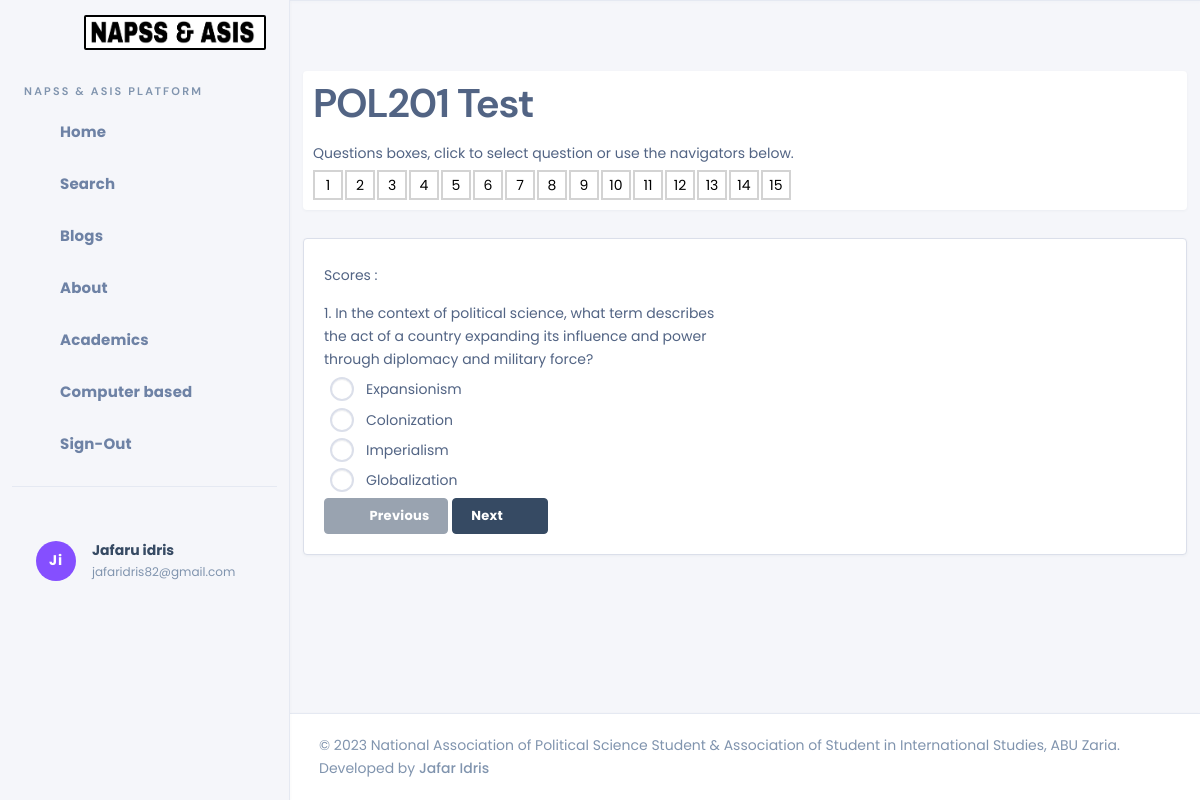
Page /computer-based-test/objectives/1 (signed in) on the committed database.
### cbt/models.py (models this page shows)
class CourseCBT(models.Model):
  course = models.OneToOneField('app.Course', on_delete=models.CASCADE, related_name='cbt_test')
  objectives = models.ManyToManyField('Question', blank=True)
  essays = models.ManyToManyField('EssayQuestion', blank=True)
  fill_the_blank = models.ManyToManyField('FillInTheBlanksQuestion', blank=True)
  true_false = models.ManyToManyField('TrueFalseQuestion', blank=True)

class Question(models.Model):
    question = models.TextField()
    options = models.ManyToManyField("Option", blank=True)
    @property
    def correct_answer(self):
        for o in self.options.all():
            if o.is_correct:
                return o

class Option(models.Model):
    value = models.CharField(max_length=500)
    is_correct = models.BooleanField(default=False)

### app/models.py (models this page shows, shortened)
class Course(models.Model):
    code = models.CharField(max_length=8)
    title = models.CharField(max_length=50)
    info = models.TextField()
    outline = models.FileField(upload_to="courses/outlines/", null=True, blank=True)
    department = models.ForeignKey("Department", on_delete=models.CASCADE)
    level = models.IntegerField(default=100)

### cbt/views.py (the view)
# urls.py: path("objectives/<int:id>", views.cbt_test, name="cbt_test"),
def cbt_test(request, id=None):
    t = int(request.GET.get("t", 15))
    course = CourseCBT.objects.get(id=id)
    questions= course.objectives.order_by("?").all()
    return render(request, "cbt/cbt_test.html", {"course": course, "qs": questions[:t]})

### core/contexts.py (called while the page is built)
def project_info(request):
  return INFO

### templates/cbt/cbt_test.html (shortened to what this page needs)
{% extends "base.html" %}
{% load static %}
{% block content %}
<section class="card">
    <h2 class="card-title">{{course.course.code|upper}} Test</h2>
    <p>Questions boxes, click to select question or use the navigators below.</p>
    <div questions style="display:flex;gap:2px;flex-wrap:wrap"></div>
</section>
<section class="card border">
      <div class="form-div">
        <form>
        <p>Scores : </p>
        {% for q in qs %}
        <div style="flex-direction:column;display:none" question id="{{forloop.counter}}">
            <p>{{forloop.counter}}. {{q.question}}</p>
            <ol type="A">
            {% for o in q.options.all %}
            <li class="m-1">
            <div class="custom-control custom-radio">
              <label class="custom-control-label" for="customRadio{{o.id}}">{{o.value}}</label>
            </div>
            </li>
            {% endfor %}
            </ol>
            <div>
               <button type="button" class="btn btn-secondary" prev {% if forloop.counter == 1 %}disabled{% endif %}><em class="icon ni ni-chevron-left"></em><span>Previous</span></button>
               <button type="button" class="btn btn-secondary" next  {% if qs.last == q %} disabled{% endif %}><span>Next</span><em class="icon ni ni-chevron-right"></em></button>
            </div>
        </div>
        {% endfor %}
    </form>
    </div>
</section>
{% endblock content %}

### templates/sidebar.html (shortened to what this page needs)
 {% load static %}
            <div class="nk-sidebar nk-sidebar-fixed" data-content="sidebarMenu">
                <div class="nk-sidebar-element nk-sidebar-head">
                    <div class="nk-menu-trigger">
                        <a href="#" class="nk-nav-compact nk-quick-nav-icon d-none d-xl-inline-flex" data-target="sidebarMenu"><em class="icon ni ni-menu"></em></a>
                    </div>
                    <div class="nk-sidebar-brand">
                        <a href="/" class="logo-link nk-sidebar-logo">
                            <img class="logo logo-img" src="{% static pr_small_logo %}" alt="logo">
                        </a>
                    </div>
                </div>
                <div class="nk-sidebar-element nk-sidebar-body">
                    <div class="nk-sidebar-content">
                        <div class="nk-sidebar-menu" data-simplebar>
                            <ul class="nk-menu">
                                <li class="nk-menu-heading">
                                    <h6 class="overline-title text-primary-alt">{{pr_short_name}} Platform</h6>
                                </li>
                                <li class="nk-menu-item">
                                    <a href="{% url 'app:index' %}" class="nk-menu-link">
                                        <span class="nk-menu-icon"><em class="icon ni ni-home"></em></span>
                                        <span class="nk-menu-text">Home</span>
                                    </a>
                                </li>
                                <li class="nk-menu-item">
                                    <a href="{% url 'app:search' %}" class="nk-menu-link">
                                        <span class="nk-menu-icon"><em class="icon ni ni-search"></em></span>
                                        <span class="nk-menu-text">Search</span>
                                    </a>
                                </li>
                                <li class="nk-menu-item">
                                    <a href="{% url 'blog:blogs' %}" class="nk-menu-link">
                                        <span class="nk-menu-icon"><em class="icon ni ni-property-alt"></em></span>
                                        <span class="nk-menu-text">Blogs</span>
                                    </a>
                                </li>
                                <li class="nk-menu-item">
                                    <a href="{% url 'app:about' %}" class="nk-menu-link">
                                        <span class="nk-menu-icon"><em class="icon ni ni-info-i"></em></span>
                                        <span class="nk-menu-text">About</span>
                                    </a>
                                </li>
                                <li class="nk-menu-item has-sub">
                                    <a href="#" class="nk-menu-link nk-menu-toggle">
                                        <span class="nk-menu-icon"><em class="icon ni ni-book"></em></span>
                                        <span class="nk-menu-text">Academics</span>
                                    </a>
                                </li>
                                <li class="nk-menu-item">
                                    <a href="{% url 'cbt:cbt' %}" class="nk-menu-link">
                                        <span class="nk-menu-icon"><em class="icon ni ni-monitor"></em></span>
                                        <span class="nk-menu-text">Computer based</span>
                                    </a>
                                </li>
                                <li class="nk-menu-item">
                                  {% if user.is_authenticated %}
                                    <a href="{% url 'auth:user_logout' %}" class="nk-menu-link">
                                        <span class="nk-menu-icon"><em class="icon ni ni-signout"></em></span>
                                        <span class="nk-menu-text">Sign-Out</span>
                                    </a>
                                  {% else %}
                                    <a href="{% url 'auth:user_login' %}" class="nk-menu-link">
                                        <span class="nk-menu-icon"><em class="icon ni ni-signin"></em></span>
                                        <span class="nk-menu-text">Sign-In</span>
                                    </a>
                                  {% endif %}
                                </li>
                                {% if user.is_authenticated %}
                                <li class="nk-menu-item">
                                <div class="divider mt-2"></div>
                                  <div class="card-inner">
                                    <div class="user-card">
                                <div class="user-avatar bg-primary">
                                  <span>{{user.first_name.0}}{{user.last_name.0}}</span>
                                </div>
                                <div class="user-info">
                                  <span class="lead-text">{{user.get_full_name}}</span>
                                  <span class="sub-text">{{user.email}}</span>
                                </div>
                                <div class="user-action">
                                  <div class="dropdown">
                                    <a class="btn btn-icon btn-trigger me-n2" data-bs-toggle="dropdown" href="#"><em class="icon ni ni-more-v"></em></a>
                                  </div>
                                </div>
                              </div>
                                  </div>
                                </li>
                                  {% endif %}
                            </ul>
                        </div>
                    </div>
                </div>
            </div>

### static/css/style.css (style rules this page uses)
* { margin: 0; padding: 0; box-sizing: border-box; font-family: 'Poppins', sans-serif; }
:root { --primary-color: #55acff; }
img.logo { border: 2px solid black; border-radius: 2px; background-color: white; }
a { text-decoration: none; color: var(--primary-color); font-weight: 500; }
p { margin: 5px 0; }
ul, ol { padding-left: 20px; }
.form-div { padding: 10px; }
.form-div form { display: flex; flex-direction: column; gap:5px; max-width: 400px; gap: 5px; }
.form-div form > div { display: flex; gap: 5px; }
.form-div label { flex: 1; display: flex; flex-direction: column; gap: 5px; }
section { padding: 10px; }
section p { margin: 5px 0; }

### rows in the picture
CourseCBT: course.code "POL201"
Question: question "In the context of political science, what term describes the act of a country expanding its influence and power through diplomacy and military force?"
Option: value "Expansionism"
Option: value "Colonization"
Option: value "Imperialism"
Option: value "Globalization"

### other values in the picture
{{ pr_short_name }} "NAPSS & ASIS"
{{ user.first_name.0 }} "J"
{{ user.last_name.0 }} "i"
{{ user.get_full_name }} "Jafaru idris"
{{ user.email }} "jafaridris82@gmail.com"
{{ pr_long_name }} "National Association of Political Science Student & Association of Student in International Studies"
